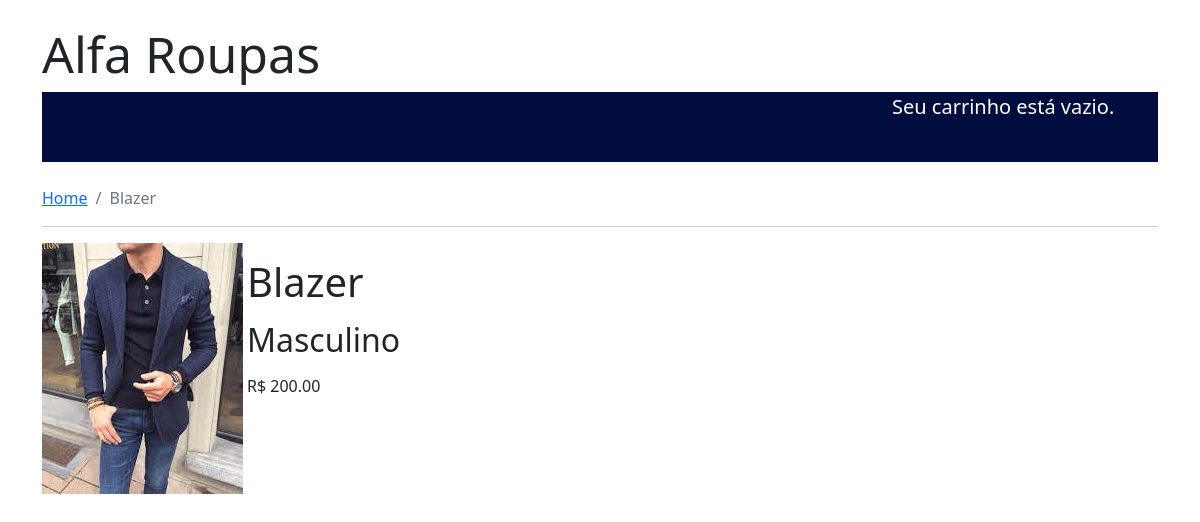
The app's page /2/blazer/ with its own data.
### shop/models.py (models this page shows, shortened)
class Product(models.Model):
    category=models.ForeignKey(Category, related_name='products', on_delete=models.CASCADE)
    name= models.CharField(max_length=200, db_index=True)
    slug = models.SlugField(max_length=200, db_index=True)
    imagem=models.ImageField(upload_to='products/%y/%m/%d', blank='True')
    description=models.TextField(blank=True)
    price=models.DecimalField(max_digits=10, decimal_places=2)
    available=models.BooleanField(default=True)
    created=models.DateTimeField(auto_now_add=True)
    updated=models.DateTimeField(auto_now=True)
    class Meta:
        ordering =('name',)
        index_together=(('id','slug'),)

class Category(models.Model):
    name= models.CharField(max_length=200, db_index=True)
    slug= models.SlugField(max_length=200, unique=True)
    class Meta:
        ordering=('name',)
        verbose_name='category'
        verbose_name_plural='categories'
    def __str__(self):
        return self.name
    def get_absolute_url(self):
        return reverse('shop:product_list_by_category',args=[self.slug])

### shop/views.py (the view)
# urls.py: path('<int:id>/<slug:slug>/', views.product_detail, name='product_detail'),
def product_detail(request, id, slug):
    product =get_object_or_404(Product, id=id, slug=slug, available=True)
    return render(request, 'shop/product/detail.html', {'product':product})

### shop/templates/shop/product/detail.html (shortened to what this page needs)
{% extends 'shop/base.html' %}
{% load static %}
{% block content %}
<br>
<nav aria-label="breadcrumb">
    <ol class="breadcrumb">
       <li class="breadcrumb-item"><a href="/">Home</a></li>
       <li class="breadcrumb-item active" aria-current="page">{{ product.name }}</li>
    </ol>
</nav>
<hr>
<div class="row">
    <div class="col-12">
        <div class="row">
            <div class="col-2"><img src="{% if product.imagem %}{{ product.imagem.url }}{% else %}{% static 'img/no_imagem.jpg' %}{% endif %}"></div>
            <div class="col-6">
                <h1 style="margin-left: 15px; margin-top:15px;">{{ product.name }}</h1>
                <h2 style="margin-left: 15px; margin-top:15px;">{{product.category}}</h2>
                <p style="margin-left: 15px; margin-top:15px;">
                    R$ {{ product.price }}
                    <br>
                </p>
            </div>
        </div>
    </div>
</div>
<div style="height:50px;">
</div>
{% endblock %}

### records on screen
Product: name "Blazer", imagem (picture), category "Masculino", price "200.00"
